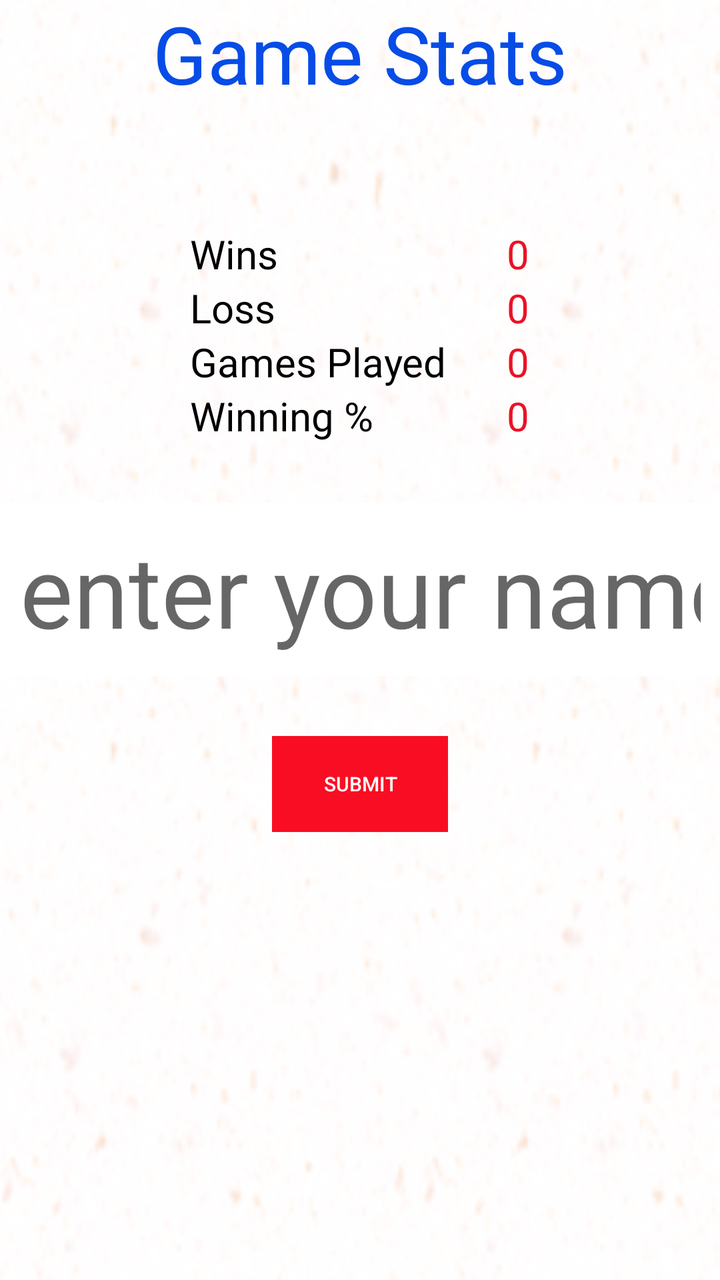
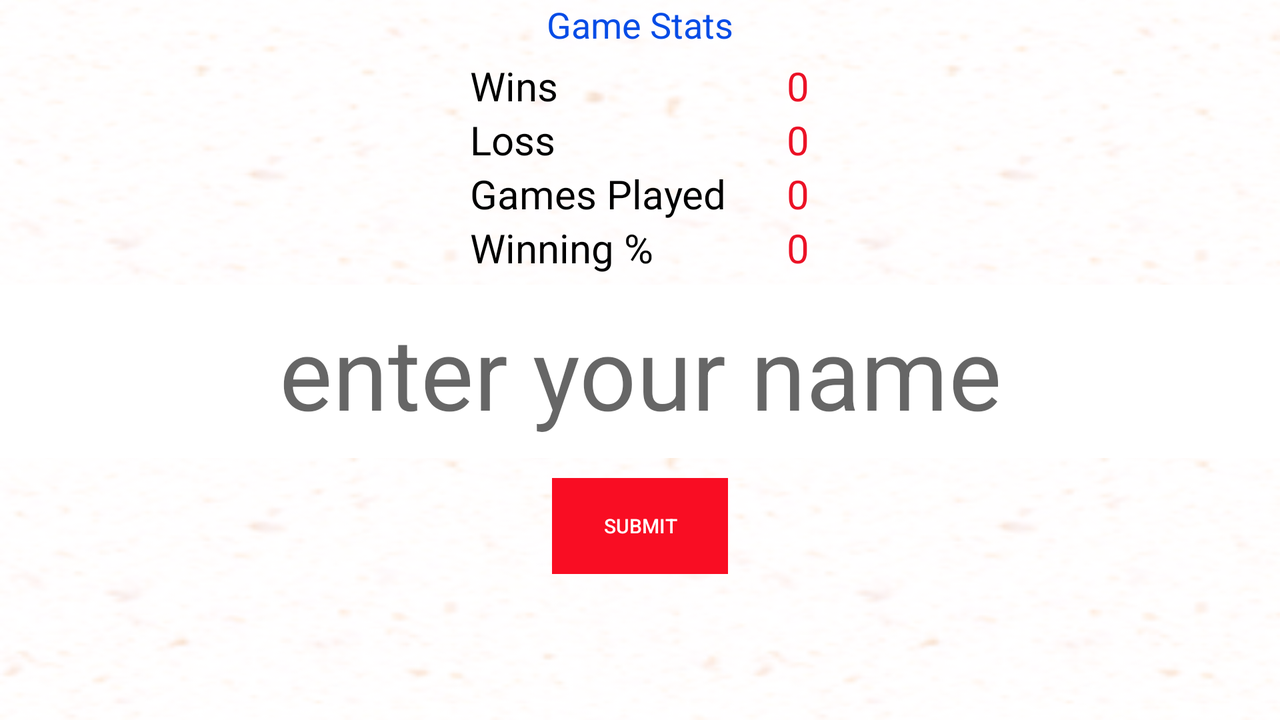

First picture: res/layout/ on a phone held upright. Second picture: the repository's own variant of that layout, on a device whose configuration matches the variant's folder. Source for both follows.
<!-- AndroidManifest.xml: application theme AppTheme -->
<!-- res/layout/activity_stats.xml -->
<?xml version="1.0" encoding="utf-8"?>
<RelativeLayout xmlns:android="http://schemas.android.com/apk/res/android"
    xmlns:tools="http://schemas.android.com/tools"
    android:id="@+id/activity_stats"
    android:layout_width="match_parent"
    android:layout_height="match_parent"
    android:paddingBottom="@dimen/activity_vertical_margin"
    android:paddingLeft="@dimen/activity_horizontal_margin"
    android:paddingRight="@dimen/activity_horizontal_margin"
    android:paddingTop="@dimen/activity_vertical_margin"
    tools:context="com.ttt.tictactoegame.stats"
    android:background="@drawable/mainbg">


    <LinearLayout
        android:orientation="vertical"
        android:layout_width="match_parent"
        android:layout_height="match_parent"
        android:layout_alignParentTop="true"
        android:layout_alignParentStart="true">

    <TableRow
            android:layout_width="match_parent"
            android:layout_height="wrap_content"
            android:layout_marginBottom="30dp">

            <TextView
                android:text="Game Stats"
                android:layout_width="wrap_content"
                android:layout_height="wrap_content"
                android:id="@+id/textView5"
                android:layout_weight="1"
                android:textColor="#074ce6"
                android:textSize="40sp"
                android:layout_alignParentTop="true"
                android:layout_centerHorizontal="true"
                android:gravity="center" />
        </TableRow>

        <TableRow
            android:layout_width="match_parent"
            android:layout_height="wrap_content"
            android:gravity="center">

            <GridLayout
                android:layout_width="wrap_content"
                android:layout_height="wrap_content"
                android:rowCount="4"
                android:columnCount="2"
                android:padding="30dp">

                <TextView
                    android:text="Wins"
                    android:layout_width="wrap_content"
                    android:layout_height="wrap_content"
                    android:id="@+id/textView6"
                    android:layout_weight="1"
                    android:textColor="#000"
                    android:textSize="20sp"
                    android:layout_alignParentTop="true"
                    android:layout_centerHorizontal="true"
                    />

                <TextView
                    android:text="0"
                    android:layout_width="wrap_content"
                    android:layout_height="wrap_content"
                    android:id="@+id/wins"
                    android:layout_weight="1"
                    android:textColor="#eb1226"
                    android:textSize="20sp"
                    android:layout_alignParentTop="true"
                    android:layout_centerHorizontal="true"
                    android:layout_marginLeft="30dp"/>

                <TextView
                    android:text="Loss"
                    android:layout_width="wrap_content"
                    android:layout_height="wrap_content"
                    android:id="@+id/textView7"
                    android:layout_weight="1"
                    android:textColor="#000"
                    android:textSize="20sp"
                    android:layout_alignParentTop="true"
                    android:layout_centerHorizontal="true" />

                <TextView
                    android:text="0"
                    android:layout_width="wrap_content"
                    android:layout_height="wrap_content"
                    android:id="@+id/loss"
                    android:layout_weight="1"
                    android:textColor="#eb1226"
                    android:textSize="20sp"
                    android:layout_alignParentTop="true"
                    android:layout_centerHorizontal="true"
                    android:layout_marginLeft="30dp"/>

                <TextView
                    android:text="Games Played"
                    android:layout_width="wrap_content"
                    android:layout_height="wrap_content"
                    android:id="@+id/textView8"
                    android:layout_weight="1"
                    android:textColor="#000"
                    android:textSize="20sp"
                    android:layout_alignParentTop="true"
                    android:layout_centerHorizontal="true" />

                <TextView
                    android:text="0"
                    android:layout_width="wrap_content"
                    android:layout_height="wrap_content"
                    android:id="@+id/gamesplayed"
                    android:layout_weight="1"
                    android:textColor="#eb1226"
                    android:textSize="20sp"
                    android:layout_alignParentTop="true"
                    android:layout_centerHorizontal="true"
                    android:layout_marginLeft="30dp"/>

                <TextView
                    android:text="Winning %"
                    android:layout_width="wrap_content"
                    android:layout_height="wrap_content"
                    android:id="@+id/textView10"
                    android:layout_weight="1"
                    android:textColor="#000"
                    android:textSize="20sp"
                    android:layout_alignParentTop="true"
                    android:layout_centerHorizontal="true" />

                <TextView
                    android:text="0"
                    android:layout_width="wrap_content"
                    android:layout_height="wrap_content"
                    android:id="@+id/winpercent"
                    android:layout_weight="1"
                    android:textColor="#eb1226"
                    android:textSize="20sp"
                    android:layout_alignParentTop="true"
                    android:layout_centerHorizontal="true"
                    android:layout_marginLeft="30dp"/>


            </GridLayout>
        </TableRow>

        <TableRow
            android:layout_width="wrap_content"
            android:layout_height="wrap_content"
            android:gravity="center">

            <EditText
                android:layout_width="match_parent"
                android:layout_height="wrap_content"
                android:inputType="textPersonName"
                android:hint="enter your name"
                android:textAlignment="center"
                android:textColor="#000"
                android:ems="50"
                android:textSize="50sp"
                android:layout_gravity="center"
                android:id="@+id/playername"
                android:background="#FFF"
                android:padding="10dp"/>
        </TableRow>

        <TableRow
            android:layout_height="wrap_content"
            android:gravity="center"
            android:layout_marginTop="30dp"
            android:layout_width="wrap_content"
            android:layout_gravity="center">

            <Button
                android:text="Submit"
                android:id="@+id/btnsubmit"
                android:background="#f90d23"
                android:textColor="#fff"
                android:padding="0dp"
                android:textSize="10sp"
                android:layout_height="match_parent"

                />
        </TableRow>
    </LinearLayout>

</RelativeLayout>
<!-- resources referenced by this layout -->
<resources>
  <!-- drawable mainbg: png bitmap (drawable, 107480 bytes) -->
  <style name="AppTheme" parent="Theme.AppCompat.Light.DarkActionBar">
          
          <item name="colorPrimary">@color/colorPrimary</item>
          <item name="colorPrimaryDark">@color/colorPrimaryDark</item>
          <item name="colorAccent">@color/colorAccent</item>
      </style>
</resources>
<!-- res/layout-land/activity_stats.xml (the repository's variant of the layout above) -->
<!-- drawn on the phone turned sideways -->
<?xml version="1.0" encoding="utf-8"?>
<RelativeLayout xmlns:android="http://schemas.android.com/apk/res/android"
    xmlns:tools="http://schemas.android.com/tools"
    android:id="@+id/activity_stats"
    android:layout_width="match_parent"
    android:layout_height="match_parent"
    android:paddingBottom="@dimen/activity_vertical_margin"
    android:paddingLeft="@dimen/activity_horizontal_margin"
    android:paddingRight="@dimen/activity_horizontal_margin"
    android:paddingTop="@dimen/activity_vertical_margin"
    tools:context="com.ttt.tictactoegame.stats"
    android:background="@drawable/mainbg">


    <LinearLayout
        android:orientation="vertical"
        android:layout_width="match_parent"
        android:layout_height="wrap_content"
        android:layout_alignParentTop="true"
        android:layout_alignParentStart="true">

    <TableRow
            android:layout_width="match_parent"
            android:layout_height="wrap_content">

        <TextView
            android:text="Game Stats"
            android:layout_width="wrap_content"
            android:layout_height="wrap_content"
            android:id="@+id/textView5"
            android:layout_weight="1"
            android:textColor="#074ce6"
            android:textSize="18sp"
            android:layout_alignParentTop="true"
            android:layout_centerHorizontal="true"
            android:gravity="center" />
    </TableRow>

        <TableRow
            android:layout_width="match_parent"
            android:layout_height="wrap_content"
            android:gravity="center">

            <GridLayout
                android:layout_width="wrap_content"
                android:layout_height="wrap_content"
                android:rowCount="4"
                android:columnCount="2"
                android:padding="5dp">

                <TextView
                    android:text="Wins"
                    android:layout_width="wrap_content"
                    android:layout_height="wrap_content"
                    android:id="@+id/textView6"
                    android:layout_weight="1"
                    android:textColor="#000"
                    android:textSize="20sp"
                    android:layout_alignParentTop="true"
                    android:layout_centerHorizontal="true"
                    />

                <TextView
                    android:text="0"
                    android:layout_width="wrap_content"
                    android:layout_height="wrap_content"
                    android:id="@+id/wins"
                    android:layout_weight="1"
                    android:textColor="#eb1226"
                    android:textSize="20sp"
                    android:layout_alignParentTop="true"
                    android:layout_centerHorizontal="true"
                    android:layout_marginLeft="30dp"/>

                <TextView
                    android:text="Loss"
                    android:layout_width="wrap_content"
                    android:layout_height="wrap_content"
                    android:id="@+id/textView7"
                    android:layout_weight="1"
                    android:textColor="#000"
                    android:textSize="20sp"
                    android:layout_alignParentTop="true"
                    android:layout_centerHorizontal="true" />

                <TextView
                    android:text="0"
                    android:layout_width="wrap_content"
                    android:layout_height="wrap_content"
                    android:id="@+id/loss"
                    android:layout_weight="1"
                    android:textColor="#eb1226"
                    android:textSize="20sp"
                    android:layout_alignParentTop="true"
                    android:layout_centerHorizontal="true"
                    android:layout_marginLeft="30dp"/>

                <TextView
                    android:text="Games Played"
                    android:layout_width="wrap_content"
                    android:layout_height="wrap_content"
                    android:id="@+id/textView8"
                    android:layout_weight="1"
                    android:textColor="#000"
                    android:textSize="20sp"
                    android:layout_alignParentTop="true"
                    android:layout_centerHorizontal="true" />

                <TextView
                    android:text="0"
                    android:layout_width="wrap_content"
                    android:layout_height="wrap_content"
                    android:id="@+id/gamesplayed"
                    android:layout_weight="1"
                    android:textColor="#eb1226"
                    android:textSize="20sp"
                    android:layout_alignParentTop="true"
                    android:layout_centerHorizontal="true"
                    android:layout_marginLeft="30dp"/>

                <TextView
                    android:text="Winning %"
                    android:layout_width="wrap_content"
                    android:layout_height="wrap_content"
                    android:id="@+id/textView10"
                    android:layout_weight="1"
                    android:textColor="#000"
                    android:textSize="20sp"
                    android:layout_alignParentTop="true"
                    android:layout_centerHorizontal="true" />

                <TextView
                    android:text="0"
                    android:layout_width="wrap_content"
                    android:layout_height="wrap_content"
                    android:id="@+id/winpercent"
                    android:layout_weight="1"
                    android:textColor="#eb1226"
                    android:textSize="20sp"
                    android:layout_alignParentTop="true"
                    android:layout_centerHorizontal="true"
                    android:layout_marginLeft="30dp"/>


            </GridLayout>
        </TableRow>

        <TableRow
            android:layout_width="wrap_content"
            android:layout_height="wrap_content"
            android:gravity="center">

        </TableRow>

        <EditText
            android:layout_width="match_parent"
            android:layout_height="match_parent"
            android:inputType="textPersonName"
            android:hint="enter your name"
            android:textAlignment="center"
            android:textSize="50sp"
            android:layout_gravity="center"
            android:id="@+id/playername"
            android:background="#FFF"
            android:padding="10dp"/>

        <TableRow
            android:layout_height="wrap_content"
            android:gravity="center"
            android:layout_marginTop="10dp"
            android:layout_width="wrap_content"
            android:layout_gravity="center">

            <Button
                android:text="Submit"
                android:id="@+id/btnsubmit"
                android:background="#f90d23"
                android:textColor="#fff"
                android:padding="0dp"
                android:textSize="10sp"
                android:layout_height="match_parent"

                />
        </TableRow>
    </LinearLayout>

</RelativeLayout>
